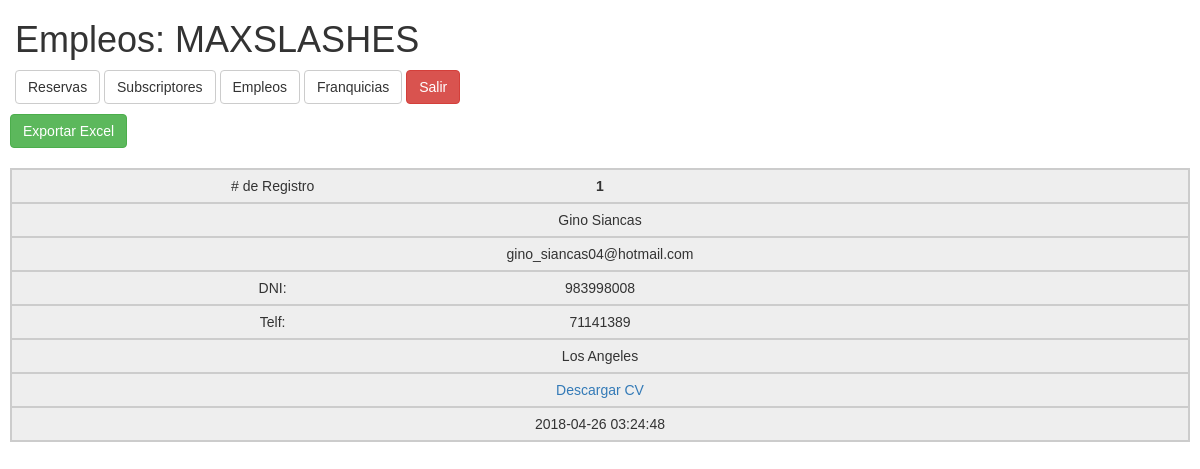
/badi/trabajos.php (signed in), run on the app's committed database.
### tables this page shows
CREATE TABLE `trabajos` (
  `id` int(11) NOT NULL,
  `fullname` varchar(55) NOT NULL,
  `dni` int(11) NOT NULL,
  `email` varchar(55) NOT NULL,
  `district` varchar(65) NOT NULL,
  `telephone` int(11) NOT NULL,
  `cv` varchar(225) NOT NULL,
  `registered_date` datetime NOT NULL
);

### badi/trabajos.php (the view, shortened to what this page needs)
<!DOCTYPE HTML>
<html lang="sp">
<head>
	<link rel="stylesheet" type="text/css" href="../css/bootstrap.min.css">
</head>
<body>
<?php
require_once("header.php");
?>
<div id="page-wrap">
	<a href="export_files.php?status=2" class="btn btn-success">Exportar Excel</a><br><br>
	<table>
		<tbody>
		<?php
		require_once("../php/db_connection.php");
		$number = 1;
		if($query = mysqli_query($connect , "SELECT * FROM trabajos ORDER BY registered_date DESC")){
			if(mysqli_num_rows($query)){
				while ($data = mysqli_fetch_assoc($query)) {
					$correo = ($data["email"] == "")? "No Aplica" : $data["email"];
					$phpdate = strtotime( $data["registered_date"] );
					$date = date( 'Y-m-d H:i:s', $phpdate );
					echo '<tr>
							<td class="nomover"><strong>'.$number++.'</strong></td>
							<td class="nomover">'.ucwords($data["fullname"]).'</td>
							<td class="nomover">'.$correo.'</td>
							<td class="nomover">'.$data["telephone"].'</td>
							<td class="nomover">'.$data["dni"].'</td>
							<td class="nomover">'.$data["district"].'</td>
							<td class="nomover"><a href="../cvs/'.$data["cv"].'" download>Descargar CV</a></td>
							<td class="nomover">'.$date.'</td>
						</tr>';
				}
			}else{echo "<h3>Lista Vacia<br><small>No hay nada que cargar.</small></h3>";}
		}else{echo "<h3>Ooh No! <br><small>Tuvimos un problema y no pudimos cargar esta pagina.</small></h3>";}
		?>
        </tbody>
	</table>
</div>
</body>
</html>

### badi/trabajos.php (style rules this page uses)
body { font-family: RobotoLight , sans-serif; }
@media only screen and (max-width: 760px),
		(min-device-width: 768px) and (max-device-width: 1024px) { table, thead, tbody, th, td, tr { display: block; } }
@media only screen and (max-width: 760px),
		(min-device-width: 768px) and (max-device-width: 1024px) { tr { border: 1px solid #ccc; } }
@media only screen and (max-width: 760px),
		(min-device-width: 768px) and (max-device-width: 1024px) { td { border: none; border-bottom: 1px solid #eee; position: relative; padding-left:50%; } }
@media only screen and (max-width: 760px),
		(min-device-width: 768px) and (max-device-width: 1024px) { td:before { position: absolute; top: 6px; left: 6px; width: 45%; padding-right: 20px; white-space: nowrap; } }
@media only screen and (max-width: 760px),
		(min-device-width: 768px) and (max-device-width: 1024px) { .nomover { text-align:center; padding-left: 6px; } }
@media only screen and (max-width: 760px),
		(min-device-width: 768px) and (max-device-width: 1024px) { td:nth-of-type(1):before { content: "# de Registro"; } }
@media only screen and (max-width: 760px),
		(min-device-width: 768px) and (max-device-width: 1024px) { td:nth-of-type(4):before { content: "DNI:"; } }
@media only screen and (max-width: 760px),
		(min-device-width: 768px) and (max-device-width: 1024px) { td:nth-of-type(5):before { content: "Telf:"; } }
@media only screen and (min-device-width: 768px) and (max-device-width: 1024px) { body { width:100%; } }
#page-wrap { margin: 10px; }
table { width: 100%; border-collapse: collapse; }
tr:nth-of-type(odd) { background: #eee; }
td, th { padding: 6px; border: 1px solid #ccc; text-align: left; }

### data on the page
trabajos: fullname "Gino Siancas", email "gino_siancas04@hotmail.com", telephone "983998008", dni "71141389", district "Los Angeles", registered_date "2018-04-26 03:24:48"

### other printed values
$title "Empleos"
